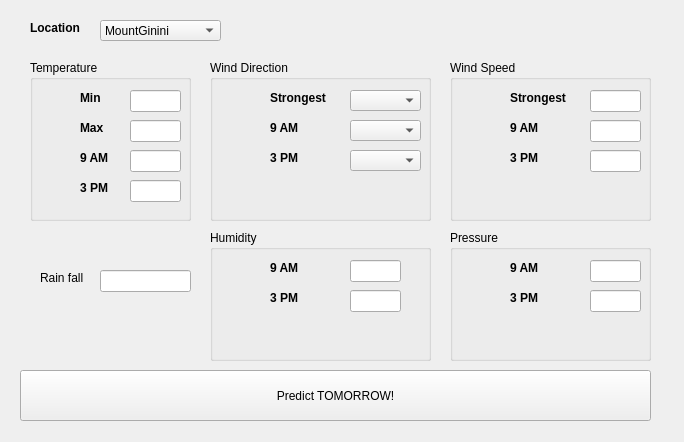
<?xml version="1.0" encoding="UTF-8"?>
<ui version="4.0">
 <class>RainPredict</class>
 <widget class="QWidget" name="RainPredict">
  <property name="geometry">
   <rect>
    <x>0</x>
    <y>0</y>
    <width>684</width>
    <height>442</height>
   </rect>
  </property>
  <property name="windowTitle">
   <string>Rain Today and Tomorrow Prediction App</string>
  </property>
  <property name="autoFillBackground">
   <bool>false</bool>
  </property>
  <widget class="QComboBox" name="comboBox">
   <property name="geometry">
    <rect>
     <x>100</x>
     <y>20</y>
     <width>121</width>
     <height>21</height>
    </rect>
   </property>
   <property name="font">
    <font>
     <pointsize>9</pointsize>
    </font>
   </property>
   <property name="acceptDrops">
    <bool>false</bool>
   </property>
   <item>
    <property name="text">
     <string>MountGinini</string>
    </property>
   </item>
   <item>
    <property name="text">
     <string>MountGambier</string>
    </property>
   </item>
  </widget>
  <widget class="QLabel" name="label">
   <property name="geometry">
    <rect>
     <x>30</x>
     <y>20</y>
     <width>71</width>
     <height>16</height>
    </rect>
   </property>
   <property name="font">
    <font>
     <pointsize>9</pointsize>
     <weight>75</weight>
     <bold>true</bold>
    </font>
   </property>
   <property name="text">
    <string>Location</string>
   </property>
  </widget>
  <widget class="QGroupBox" name="groupBox">
   <property name="geometry">
    <rect>
     <x>30</x>
     <y>60</y>
     <width>161</width>
     <height>161</height>
    </rect>
   </property>
   <property name="title">
    <string>Temperature</string>
   </property>
   <widget class="QLabel" name="label_2">
    <property name="geometry">
     <rect>
      <x>50</x>
      <y>30</y>
      <width>41</width>
      <height>16</height>
     </rect>
    </property>
    <property name="font">
     <font>
      <pointsize>9</pointsize>
      <weight>75</weight>
      <bold>true</bold>
     </font>
    </property>
    <property name="text">
     <string>Min</string>
    </property>
   </widget>
   <widget class="QLineEdit" name="lineEdit">
    <property name="geometry">
     <rect>
      <x>100</x>
      <y>30</y>
      <width>51</width>
      <height>22</height>
     </rect>
    </property>
   </widget>
   <widget class="QLabel" name="label_3">
    <property name="geometry">
     <rect>
      <x>50</x>
      <y>60</y>
      <width>41</width>
      <height>16</height>
     </rect>
    </property>
    <property name="font">
     <font>
      <pointsize>9</pointsize>
      <weight>75</weight>
      <bold>true</bold>
     </font>
    </property>
    <property name="text">
     <string>Max</string>
    </property>
   </widget>
   <widget class="QLineEdit" name="lineEdit_2">
    <property name="geometry">
     <rect>
      <x>100</x>
      <y>60</y>
      <width>51</width>
      <height>22</height>
     </rect>
    </property>
   </widget>
   <widget class="QLineEdit" name="lineEdit_17">
    <property name="geometry">
     <rect>
      <x>100</x>
      <y>90</y>
      <width>51</width>
      <height>22</height>
     </rect>
    </property>
   </widget>
   <widget class="QLabel" name="label_21">
    <property name="geometry">
     <rect>
      <x>50</x>
      <y>90</y>
      <width>41</width>
      <height>16</height>
     </rect>
    </property>
    <property name="font">
     <font>
      <pointsize>9</pointsize>
      <weight>75</weight>
      <bold>true</bold>
     </font>
    </property>
    <property name="text">
     <string>9 AM</string>
    </property>
   </widget>
   <widget class="QLabel" name="label_22">
    <property name="geometry">
     <rect>
      <x>50</x>
      <y>120</y>
      <width>41</width>
      <height>16</height>
     </rect>
    </property>
    <property name="font">
     <font>
      <pointsize>9</pointsize>
      <weight>75</weight>
      <bold>true</bold>
     </font>
    </property>
    <property name="text">
     <string>3 PM</string>
    </property>
   </widget>
   <widget class="QLineEdit" name="lineEdit_18">
    <property name="geometry">
     <rect>
      <x>100</x>
      <y>120</y>
      <width>51</width>
      <height>22</height>
     </rect>
    </property>
   </widget>
   <widget class="QLabel" name="label_8">
    <property name="geometry">
     <rect>
      <x>0</x>
      <y>120</y>
      <width>41</width>
      <height>31</height>
     </rect>
    </property>
    <property name="text">
     <string/>
    </property>
    <property name="pixmap">
     <pixmap>icons/temp.png</pixmap>
    </property>
    <property name="scaledContents">
     <bool>true</bool>
    </property>
   </widget>
  </widget>
  <widget class="QGroupBox" name="groupBox_2">
   <property name="geometry">
    <rect>
     <x>210</x>
     <y>60</y>
     <width>221</width>
     <height>161</height>
    </rect>
   </property>
   <property name="title">
    <string>Wind Direction</string>
   </property>
   <widget class="QLabel" name="label_4">
    <property name="geometry">
     <rect>
      <x>60</x>
      <y>30</y>
      <width>81</width>
      <height>16</height>
     </rect>
    </property>
    <property name="font">
     <font>
      <pointsize>9</pointsize>
      <weight>75</weight>
      <bold>true</bold>
     </font>
    </property>
    <property name="text">
     <string>Strongest</string>
    </property>
   </widget>
   <widget class="QLabel" name="label_5">
    <property name="geometry">
     <rect>
      <x>60</x>
      <y>60</y>
      <width>41</width>
      <height>16</height>
     </rect>
    </property>
    <property name="font">
     <font>
      <pointsize>9</pointsize>
      <weight>75</weight>
      <bold>true</bold>
     </font>
    </property>
    <property name="text">
     <string>9 AM</string>
    </property>
   </widget>
   <widget class="QComboBox" name="comboBox_2">
    <property name="geometry">
     <rect>
      <x>140</x>
      <y>30</y>
      <width>71</width>
      <height>21</height>
     </rect>
    </property>
    <property name="font">
     <font>
      <pointsize>9</pointsize>
     </font>
    </property>
    <property name="acceptDrops">
     <bool>false</bool>
    </property>
    <item>
     <property name="text">
      <string/>
     </property>
    </item>
    <item>
     <property name="text">
      <string>N</string>
     </property>
    </item>
    <item>
     <property name="text">
      <string>NNW</string>
     </property>
    </item>
    <item>
     <property name="text">
      <string>NW</string>
     </property>
    </item>
    <item>
     <property name="text">
      <string>WNW</string>
     </property>
    </item>
    <item>
     <property name="text">
      <string>W</string>
     </property>
    </item>
    <item>
     <property name="text">
      <string>WSW</string>
     </property>
    </item>
    <item>
     <property name="text">
      <string>WS</string>
     </property>
    </item>
    <item>
     <property name="text">
      <string>SSW</string>
     </property>
    </item>
    <item>
     <property name="text">
      <string>S</string>
     </property>
    </item>
    <item>
     <property name="text">
      <string>SSE</string>
     </property>
    </item>
    <item>
     <property name="text">
      <string>SE</string>
     </property>
    </item>
    <item>
     <property name="text">
      <string>ESE</string>
     </property>
    </item>
    <item>
     <property name="text">
      <string>E</string>
     </property>
    </item>
    <item>
     <property name="text">
      <string>ENE</string>
     </property>
    </item>
    <item>
     <property name="text">
      <string>NE</string>
     </property>
    </item>
    <item>
     <property name="text">
      <string>NNE</string>
     </property>
    </item>
   </widget>
   <widget class="QComboBox" name="comboBox_3">
    <property name="geometry">
     <rect>
      <x>140</x>
      <y>60</y>
      <width>71</width>
      <height>21</height>
     </rect>
    </property>
    <property name="font">
     <font>
      <pointsize>9</pointsize>
     </font>
    </property>
    <property name="acceptDrops">
     <bool>false</bool>
    </property>
    <item>
     <property name="text">
      <string/>
     </property>
    </item>
    <item>
     <property name="text">
      <string>N</string>
     </property>
    </item>
    <item>
     <property name="text">
      <string>NNW</string>
     </property>
    </item>
    <item>
     <property name="text">
      <string>NW</string>
     </property>
    </item>
    <item>
     <property name="text">
      <string>WNW</string>
     </property>
    </item>
    <item>
     <property name="text">
      <string>W</string>
     </property>
    </item>
    <item>
     <property name="text">
      <string>WSW</string>
     </property>
    </item>
    <item>
     <property name="text">
      <string>WS</string>
     </property>
    </item>
    <item>
     <property name="text">
      <string>SSW</string>
     </property>
    </item>
    <item>
     <property name="text">
      <string>S</string>
     </property>
    </item>
    <item>
     <property name="text">
      <string>SSE</string>
     </property>
    </item>
    <item>
     <property name="text">
      <string>SE</string>
     </property>
    </item>
    <item>
     <property name="text">
      <string>ESE</string>
     </property>
    </item>
    <item>
     <property name="text">
      <string>E</string>
     </property>
    </item>
    <item>
     <property name="text">
      <string>ENE</string>
     </property>
    </item>
    <item>
     <property name="text">
      <string>NE</string>
     </property>
    </item>
    <item>
     <property name="text">
      <string>NNE</string>
     </property>
    </item>
   </widget>
   <widget class="QLabel" name="label_6">
    <property name="geometry">
     <rect>
      <x>60</x>
      <y>90</y>
      <width>41</width>
      <height>16</height>
     </rect>
    </property>
    <property name="font">
     <font>
      <pointsize>9</pointsize>
      <weight>75</weight>
      <bold>true</bold>
     </font>
    </property>
    <property name="text">
     <string>3 PM</string>
    </property>
   </widget>
   <widget class="QComboBox" name="comboBox_4">
    <property name="geometry">
     <rect>
      <x>140</x>
      <y>90</y>
      <width>71</width>
      <height>21</height>
     </rect>
    </property>
    <property name="font">
     <font>
      <pointsize>9</pointsize>
     </font>
    </property>
    <property name="acceptDrops">
     <bool>false</bool>
    </property>
    <item>
     <property name="text">
      <string/>
     </property>
    </item>
    <item>
     <property name="text">
      <string>N</string>
     </property>
    </item>
    <item>
     <property name="text">
      <string>NNW</string>
     </property>
    </item>
    <item>
     <property name="text">
      <string>NW</string>
     </property>
    </item>
    <item>
     <property name="text">
      <string>WNW</string>
     </property>
    </item>
    <item>
     <property name="text">
      <string>W</string>
     </property>
    </item>
    <item>
     <property name="text">
      <string>WSW</string>
     </property>
    </item>
    <item>
     <property name="text">
      <string>WS</string>
     </property>
    </item>
    <item>
     <property name="text">
      <string>SSW</string>
     </property>
    </item>
    <item>
     <property name="text">
      <string>S</string>
     </property>
    </item>
    <item>
     <property name="text">
      <string>SSE</string>
     </property>
    </item>
    <item>
     <property name="text">
      <string>SE</string>
     </property>
    </item>
    <item>
     <property name="text">
      <string>ESE</string>
     </property>
    </item>
    <item>
     <property name="text">
      <string>E</string>
     </property>
    </item>
    <item>
     <property name="text">
      <string>ENE</string>
     </property>
    </item>
    <item>
     <property name="text">
      <string>NE</string>
     </property>
    </item>
    <item>
     <property name="text">
      <string>NNE</string>
     </property>
    </item>
   </widget>
   <widget class="QLabel" name="label_9">
    <property name="geometry">
     <rect>
      <x>10</x>
      <y>120</y>
      <width>31</width>
      <height>31</height>
     </rect>
    </property>
    <property name="text">
     <string/>
    </property>
    <property name="pixmap">
     <pixmap>icons/winddirection.png</pixmap>
    </property>
    <property name="scaledContents">
     <bool>true</bool>
    </property>
   </widget>
  </widget>
  <widget class="QGroupBox" name="groupBox_3">
   <property name="geometry">
    <rect>
     <x>450</x>
     <y>60</y>
     <width>201</width>
     <height>161</height>
    </rect>
   </property>
   <property name="title">
    <string>Wind Speed</string>
   </property>
   <widget class="QLabel" name="label_11">
    <property name="geometry">
     <rect>
      <x>60</x>
      <y>60</y>
      <width>41</width>
      <height>16</height>
     </rect>
    </property>
    <property name="font">
     <font>
      <pointsize>9</pointsize>
      <weight>75</weight>
      <bold>true</bold>
     </font>
    </property>
    <property name="text">
     <string>9 AM</string>
    </property>
   </widget>
   <widget class="QLineEdit" name="lineEdit_7">
    <property name="geometry">
     <rect>
      <x>140</x>
      <y>60</y>
      <width>51</width>
      <height>22</height>
     </rect>
    </property>
   </widget>
   <widget class="QLabel" name="label_12">
    <property name="geometry">
     <rect>
      <x>60</x>
      <y>90</y>
      <width>41</width>
      <height>16</height>
     </rect>
    </property>
    <property name="font">
     <font>
      <pointsize>9</pointsize>
      <weight>75</weight>
      <bold>true</bold>
     </font>
    </property>
    <property name="text">
     <string>3 PM</string>
    </property>
   </widget>
   <widget class="QLineEdit" name="lineEdit_8">
    <property name="geometry">
     <rect>
      <x>140</x>
      <y>90</y>
      <width>51</width>
      <height>22</height>
     </rect>
    </property>
   </widget>
   <widget class="QLabel" name="label_7">
    <property name="geometry">
     <rect>
      <x>60</x>
      <y>30</y>
      <width>81</width>
      <height>16</height>
     </rect>
    </property>
    <property name="font">
     <font>
      <pointsize>9</pointsize>
      <weight>75</weight>
      <bold>true</bold>
     </font>
    </property>
    <property name="text">
     <string>Strongest</string>
    </property>
   </widget>
   <widget class="QLineEdit" name="lineEdit_13">
    <property name="geometry">
     <rect>
      <x>140</x>
      <y>30</y>
      <width>51</width>
      <height>22</height>
     </rect>
    </property>
   </widget>
   <widget class="QLabel" name="label_10">
    <property name="geometry">
     <rect>
      <x>10</x>
      <y>120</y>
      <width>31</width>
      <height>31</height>
     </rect>
    </property>
    <property name="text">
     <string/>
    </property>
    <property name="pixmap">
     <pixmap>icons/windspeed.png</pixmap>
    </property>
    <property name="scaledContents">
     <bool>true</bool>
    </property>
   </widget>
  </widget>
  <widget class="QGroupBox" name="groupBox_4">
   <property name="geometry">
    <rect>
     <x>210</x>
     <y>230</y>
     <width>221</width>
     <height>131</height>
    </rect>
   </property>
   <property name="title">
    <string>Humidity</string>
   </property>
   <widget class="QLabel" name="label_13">
    <property name="geometry">
     <rect>
      <x>60</x>
      <y>30</y>
      <width>41</width>
      <height>16</height>
     </rect>
    </property>
    <property name="font">
     <font>
      <pointsize>9</pointsize>
      <weight>75</weight>
      <bold>true</bold>
     </font>
    </property>
    <property name="text">
     <string>9 AM</string>
    </property>
   </widget>
   <widget class="QLineEdit" name="lineEdit_9">
    <property name="geometry">
     <rect>
      <x>140</x>
      <y>30</y>
      <width>51</width>
      <height>22</height>
     </rect>
    </property>
   </widget>
   <widget class="QLabel" name="label_14">
    <property name="geometry">
     <rect>
      <x>60</x>
      <y>60</y>
      <width>41</width>
      <height>16</height>
     </rect>
    </property>
    <property name="font">
     <font>
      <pointsize>9</pointsize>
      <weight>75</weight>
      <bold>true</bold>
     </font>
    </property>
    <property name="text">
     <string>3 PM</string>
    </property>
   </widget>
   <widget class="QLineEdit" name="lineEdit_10">
    <property name="geometry">
     <rect>
      <x>140</x>
      <y>60</y>
      <width>51</width>
      <height>22</height>
     </rect>
    </property>
   </widget>
   <widget class="QLabel" name="label_17">
    <property name="geometry">
     <rect>
      <x>10</x>
      <y>90</y>
      <width>31</width>
      <height>31</height>
     </rect>
    </property>
    <property name="text">
     <string/>
    </property>
    <property name="pixmap">
     <pixmap>icons/humidity.png</pixmap>
    </property>
    <property name="scaledContents">
     <bool>true</bool>
    </property>
   </widget>
  </widget>
  <widget class="QGroupBox" name="groupBox_5">
   <property name="geometry">
    <rect>
     <x>450</x>
     <y>230</y>
     <width>201</width>
     <height>131</height>
    </rect>
   </property>
   <property name="title">
    <string>Pressure</string>
   </property>
   <widget class="QLabel" name="label_15">
    <property name="geometry">
     <rect>
      <x>60</x>
      <y>30</y>
      <width>41</width>
      <height>16</height>
     </rect>
    </property>
    <property name="font">
     <font>
      <pointsize>9</pointsize>
      <weight>75</weight>
      <bold>true</bold>
     </font>
    </property>
    <property name="text">
     <string>9 AM</string>
    </property>
   </widget>
   <widget class="QLineEdit" name="lineEdit_11">
    <property name="geometry">
     <rect>
      <x>140</x>
      <y>30</y>
      <width>51</width>
      <height>22</height>
     </rect>
    </property>
   </widget>
   <widget class="QLabel" name="label_16">
    <property name="geometry">
     <rect>
      <x>60</x>
      <y>60</y>
      <width>41</width>
      <height>16</height>
     </rect>
    </property>
    <property name="font">
     <font>
      <pointsize>9</pointsize>
      <weight>75</weight>
      <bold>true</bold>
     </font>
    </property>
    <property name="text">
     <string>3 PM</string>
    </property>
   </widget>
   <widget class="QLineEdit" name="lineEdit_12">
    <property name="geometry">
     <rect>
      <x>140</x>
      <y>60</y>
      <width>51</width>
      <height>22</height>
     </rect>
    </property>
   </widget>
   <widget class="QLabel" name="label_18">
    <property name="geometry">
     <rect>
      <x>10</x>
      <y>90</y>
      <width>31</width>
      <height>31</height>
     </rect>
    </property>
    <property name="text">
     <string/>
    </property>
    <property name="pixmap">
     <pixmap>icons/pressure.png</pixmap>
    </property>
    <property name="scaledContents">
     <bool>true</bool>
    </property>
   </widget>
  </widget>
  <widget class="QLabel" name="label_23">
   <property name="geometry">
    <rect>
     <x>40</x>
     <y>270</y>
     <width>71</width>
     <height>16</height>
    </rect>
   </property>
   <property name="font">
    <font>
     <pointsize>9</pointsize>
     <weight>50</weight>
     <bold>false</bold>
    </font>
   </property>
   <property name="text">
    <string>Rain fall</string>
   </property>
  </widget>
  <widget class="QLineEdit" name="lineEdit_19">
   <property name="geometry">
    <rect>
     <x>100</x>
     <y>270</y>
     <width>91</width>
     <height>22</height>
    </rect>
   </property>
  </widget>
  <widget class="QPushButton" name="pushButton_2">
   <property name="geometry">
    <rect>
     <x>20</x>
     <y>370</y>
     <width>631</width>
     <height>51</height>
    </rect>
   </property>
   <property name="text">
    <string>Predict TOMORROW!</string>
   </property>
  </widget>
  <zorder>groupBox</zorder>
  <zorder>comboBox</zorder>
  <zorder>label</zorder>
  <zorder>groupBox_2</zorder>
  <zorder>groupBox_3</zorder>
  <zorder>groupBox_4</zorder>
  <zorder>groupBox_5</zorder>
  <zorder>label_23</zorder>
  <zorder>lineEdit_19</zorder>
  <zorder>pushButton_2</zorder>
 </widget>
 <resources/>
 <connections/>
</ui>
